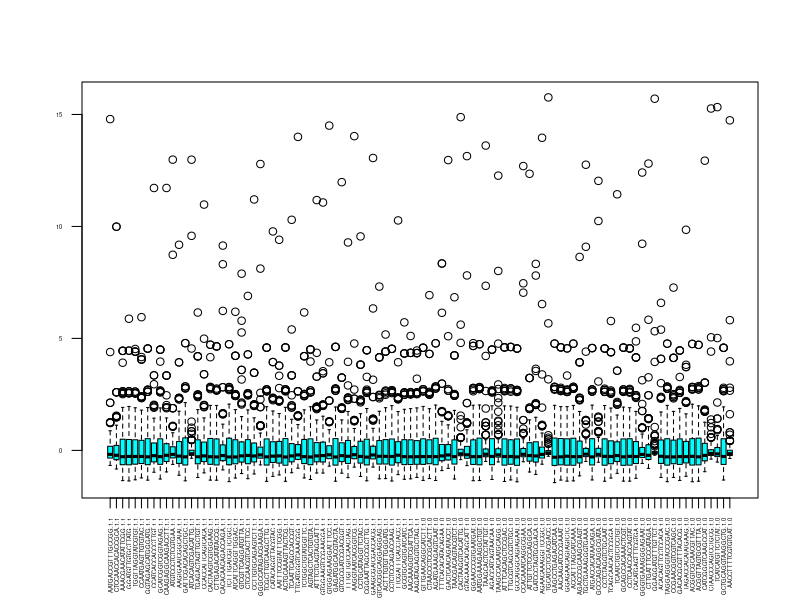
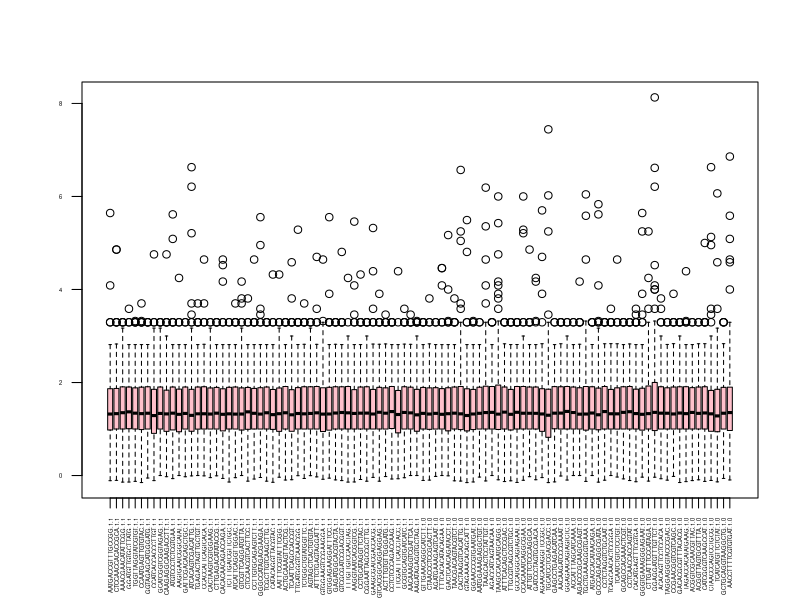
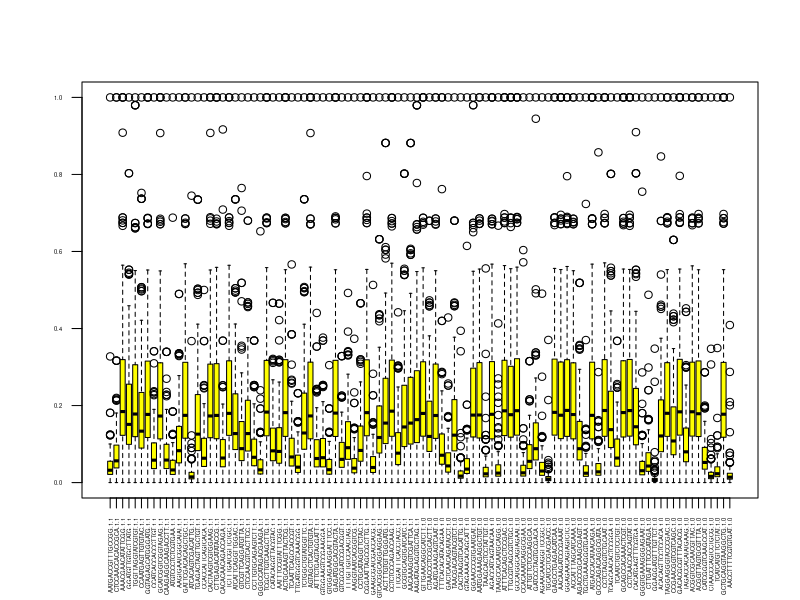
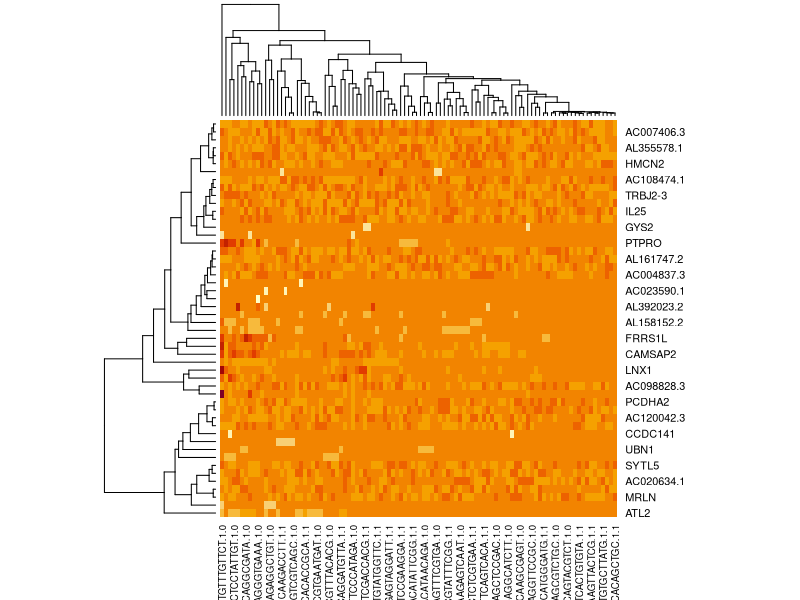

Generate these figures, in order, with R: (Note: this script raises an error after producing the figures.)
library("tidyverse")

# 1. Read expression data into a data frame
alz.expr.data <- read.csv("alz_expr_data.csv");
genes <- alz.expr.data$X;

temp <- alz.expr.data[,-1];
rownames(temp) <- alz.expr.data[,1];
alz.expr.data <- as.data.frame(temp);
samples <- colnames(alz.expr.data);

# 2.
# 2.1
norm.expr.data <- apply(X = alz.expr.data[,1:100], MARGIN=2, FUN=scale);
boxplot(norm.expr.data, col="cyan", cex.axis = 0.35, las = 2);

# 2.2
log2.expr.data <- apply(X = alz.expr.data[,1:100], MARGIN=2, FUN=log2);
boxplot(log2.expr.data, col="pink", cex.axis = 0.35, las = 2);

# 2.3
minmax.expr.data <- apply(alz.expr.data[,1:100], MARGIN=2, function(x) {
  (x - min(x)) / (max(x) - min(x))
});
boxplot(minmax.expr.data, col="yellow", cex.axis = 0.35, las = 2)

# 3.
heatmap.data <- head(log2.expr.data, 50);
heatmap(as.matrix(heatmap.data));

# 4.
alz.condition.data <- read.table("alz_condition.csv", header = TRUE);
condition <- as.vector(alz.condition.data[,1]);
log2.expr.cond.data <- add_column(as.data.frame(log2.expr.data), condition=condition, .before=1)

# 5.
log2.expr.control <- log2.expr.cond.data[log2.expr.cond.data$condition == "control",-1];
log2.expr.disease <- log2.expr.cond.data[log2.expr.cond.data$condition == "alzheimer",-1];

control.mean.scores <- as.data.frame(apply(log2.expr.control[,1:300], MARGIN=2, mean));
colnames(control.mean.scores) <- "mean control";

disease.mean.scores <- as.data.frame(apply(log2.expr.disease[,1:300], MARGIN=2, mean));
colnames(disease.mean.scores) <- "mean alzheimer";

mean.scores <- cbind(control.mean.scores, disease.mean.scores);
df.log2FC <- t(as.data.frame(mean.scores$"mean alzheimer" - mean.scores$"mean control" ))
rownames(df.log2FC) <- "Log2FC";
colnames(df.log2FC) <- genes;
log2.expr.data <- rbind(log2.expr.data, df.log2FC);

# 6
pvalues <- c();
for (c in 1:300) {
  ttest <- t.test(log2.expr.data[1:100, c]);
  pvalues <- c(pvalues, ttest$p.value);
}
df.pvalues <- t(as.data.frame(pvalues));
colnames(df.pvalues) <- genes;
log2.expr.data <- rbind(log2.expr.data, df.pvalues);

df.fdr <- t(as.data.frame(p.adjust(log2.expr.data[102,], method="fdr")));
rownames(df.fdr) <- "p-adjusted";
colnames(df.fdr) <- genes;

log2.expr.data <- rbind(log2.expr.data, df.fdr);

t.log2.expr.data <- t(log2.expr.data);

# 7
library("dplyr");
df.deg <- subset(t.log2.expr.data, abs(t.log2.expr.data[,101]) >= 0.3 & t.log2.expr.data[,103] <= 0.8)

#8
df.deg <- df.deg[order(df.deg[,101]),]
heatmap(df.deg[,1:100])
